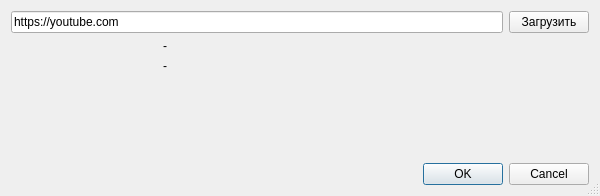
<?xml version="1.0" encoding="UTF-8"?>
<ui version="4.0">
 <class>Dialog</class>
 <widget class="QDialog" name="Dialog">
  <property name="windowModality">
   <enum>Qt::ApplicationModal</enum>
  </property>
  <property name="geometry">
   <rect>
    <x>0</x>
    <y>0</y>
    <width>600</width>
    <height>196</height>
   </rect>
  </property>
  <property name="maximumSize">
   <size>
    <width>1000</width>
    <height>196</height>
   </size>
  </property>
  <property name="sizeIncrement">
   <size>
    <width>0</width>
    <height>0</height>
   </size>
  </property>
  <property name="windowTitle">
   <string>Добавить Трек</string>
  </property>
  <property name="windowIcon">
   <iconset>
    <normaloff>icon.png</normaloff>icon.png</iconset>
  </property>
  <property name="locale">
   <locale language="Russian" country="Belarus"/>
  </property>
  <property name="sizeGripEnabled">
   <bool>true</bool>
  </property>
  <property name="modal">
   <bool>true</bool>
  </property>
  <layout class="QVBoxLayout" name="verticalLayout_3">
   <item>
    <layout class="QHBoxLayout" name="horizontalLayout_4">
     <item>
      <widget class="QLineEdit" name="UrlText">
       <property name="text">
        <string>https://youtube.com</string>
       </property>
      </widget>
     </item>
     <item>
      <widget class="QPushButton" name="LoadTrek">
       <property name="text">
        <string>Загрузить</string>
       </property>
      </widget>
     </item>
    </layout>
   </item>
   <item>
    <layout class="QHBoxLayout" name="horizontalLayout">
     <item>
      <widget class="QLabel" name="AlbumImg">
       <property name="minimumSize">
        <size>
         <width>140</width>
         <height>140</height>
        </size>
       </property>
       <property name="maximumSize">
        <size>
         <width>140</width>
         <height>140</height>
        </size>
       </property>
       <property name="text">
        <string/>
       </property>
       <property name="pixmap">
        <pixmap>img/Missing_Texture2.png</pixmap>
       </property>
       <property name="alignment">
        <set>Qt::AlignCenter</set>
       </property>
      </widget>
     </item>
     <item>
      <layout class="QVBoxLayout" name="verticalLayout">
       <property name="leftMargin">
        <number>6</number>
       </property>
       <item>
        <widget class="QLabel" name="NameTrek">
         <property name="text">
          <string>-</string>
         </property>
        </widget>
       </item>
       <item>
        <widget class="QLabel" name="NameUploader">
         <property name="text">
          <string>-</string>
         </property>
        </widget>
       </item>
       <item>
        <spacer name="verticalSpacer">
         <property name="orientation">
          <enum>Qt::Vertical</enum>
         </property>
         <property name="sizeHint" stdset="0">
          <size>
           <width>20</width>
           <height>40</height>
          </size>
         </property>
        </spacer>
       </item>
       <item>
        <layout class="QHBoxLayout" name="horizontalLayout_3">
         <item>
          <spacer name="horizontalSpacer">
           <property name="orientation">
            <enum>Qt::Horizontal</enum>
           </property>
           <property name="sizeHint" stdset="0">
            <size>
             <width>40</width>
             <height>20</height>
            </size>
           </property>
          </spacer>
         </item>
         <item>
          <widget class="QDialogButtonBox" name="buttonBox">
           <property name="standardButtons">
            <set>QDialogButtonBox::Cancel|QDialogButtonBox::Ok</set>
           </property>
          </widget>
         </item>
        </layout>
       </item>
      </layout>
     </item>
    </layout>
   </item>
  </layout>
 </widget>
 <resources/>
 <connections/>
</ui>
